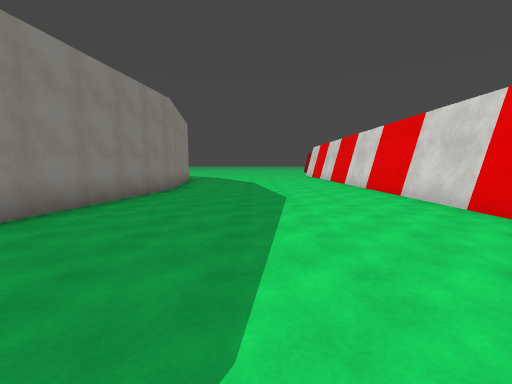
View 1 (above)

19 first-person views from a walk through a scene from a Unity 3-D project. The camera is 1.5 m above the floor, tilts 6° down and sees 90° across. The floor is counted in squares, 2 m on a side. Each view is taken from the middle of a square. On the plan, view 1 faces up. The plan holds only what a view shows up to about 9 squares ahead; the rest is blank. The place goes on beyond the plan. Surface patterns are stand-ins for the level's own textures.

View 2
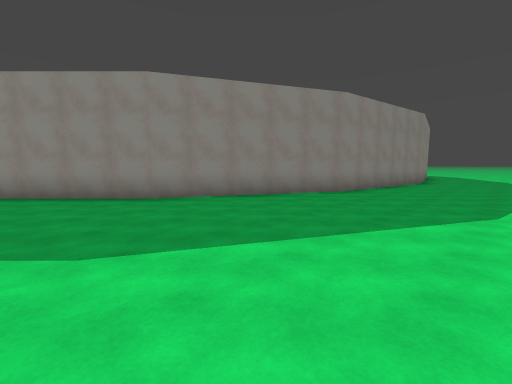

View 3
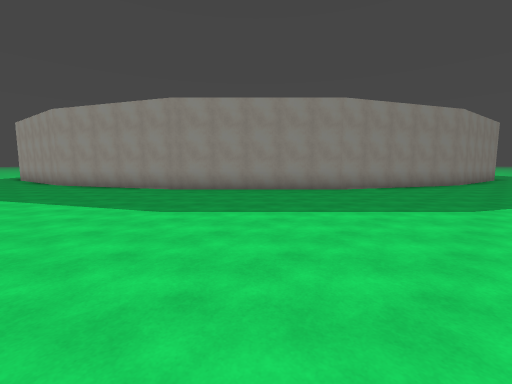

View 4
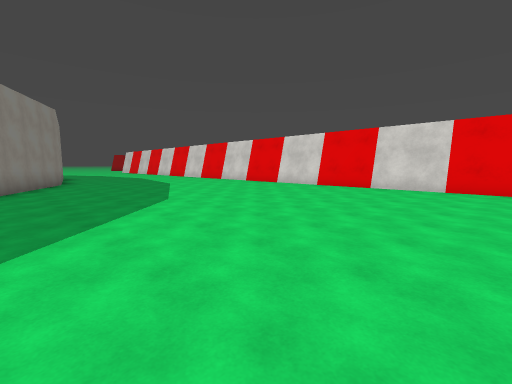

View 5
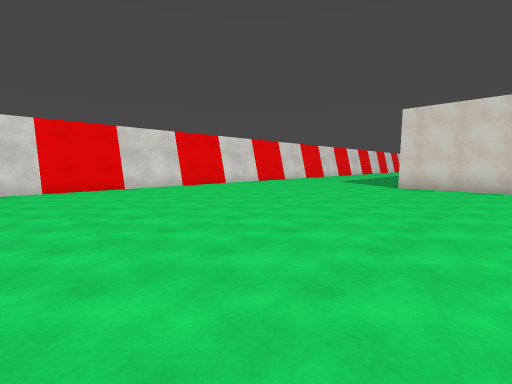

View 6
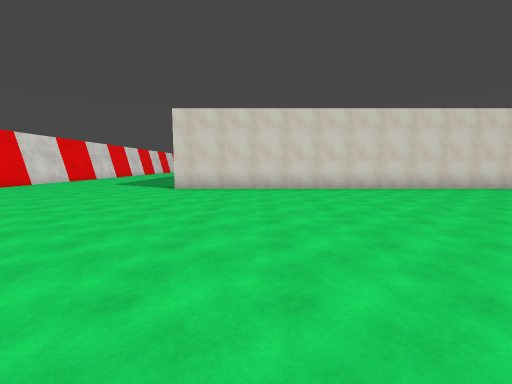

View 7
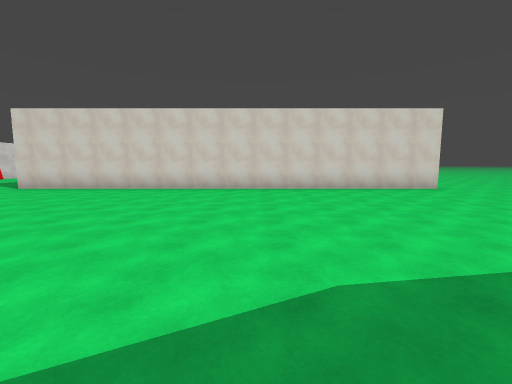

View 8
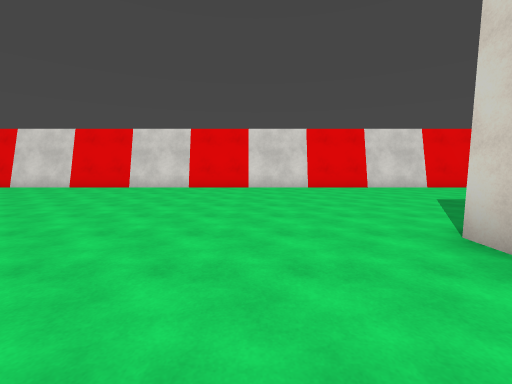

View 9
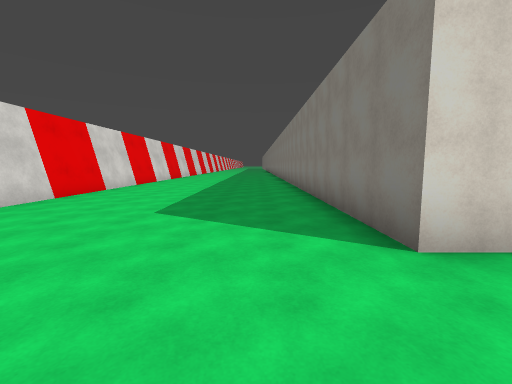

View 10
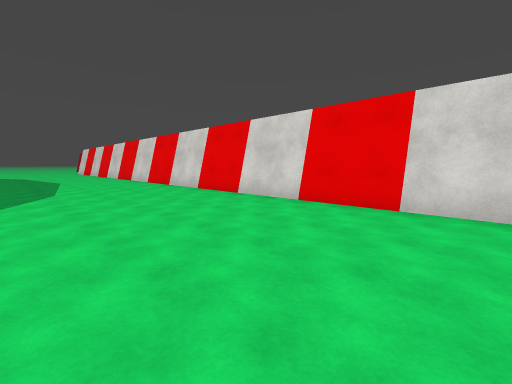

View 11
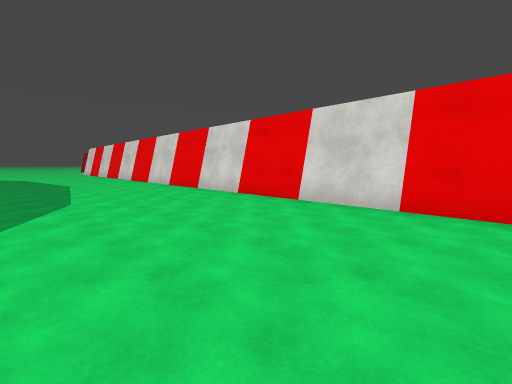

View 12
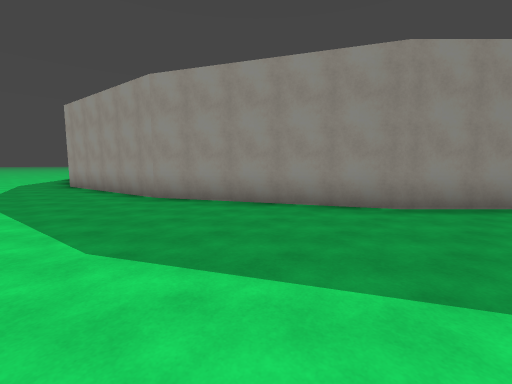

View 13
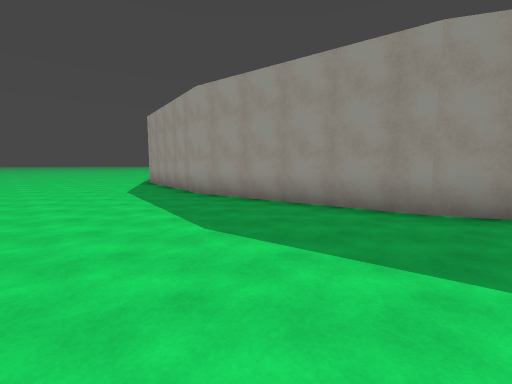

View 14
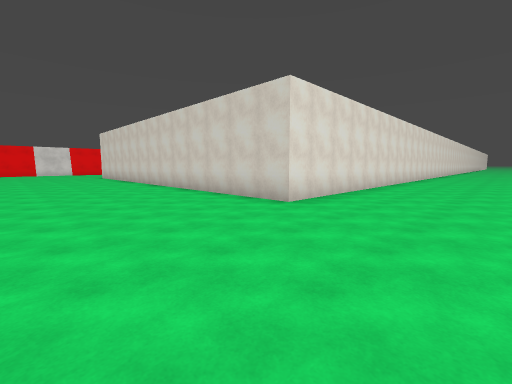

View 15
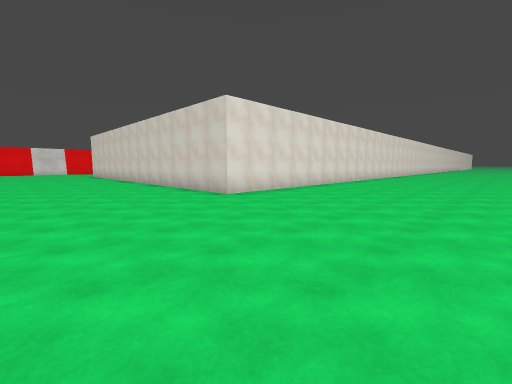

View 16
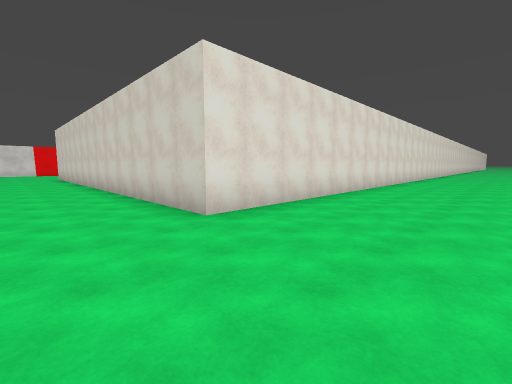

View 17
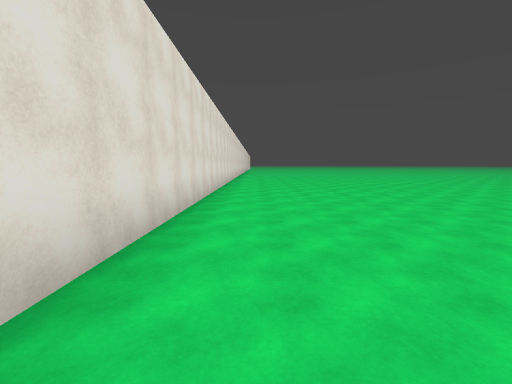

View 18
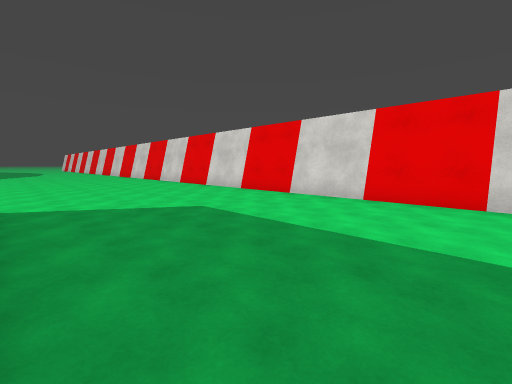

View 19
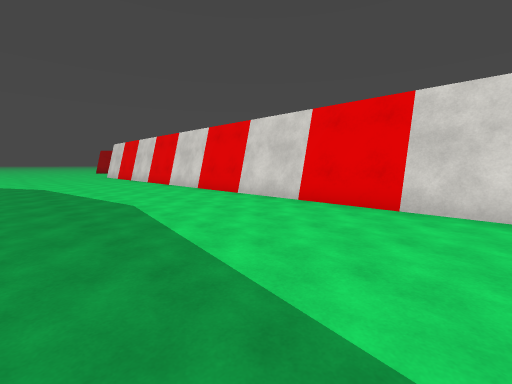

### Floor plan
Points are (right, up) in squares from view 1. A wall is a line through its corners. A room is listed if a view was taken in it or the views show most of it. See-through windows are left out.
Room 1 (views 1, 2, 3, 4, 5, 6, 7, 8, 9, 10, 11, 12, 13, 14, 15, 16, 17, 18, 19)
walls: (3.7, -22.5) (3.7, 8.5); (-15.8, -22.5) (-15.8, -16.1) (-2.4, -16.1) (-2.4, -22.4); (-2.7, 8.5) (-2.6, 8) (-3.4, 2.9) (-5.7, -1.6) (-9.3, -5.2) (-13.8, -7.5) (-18.8, -8.3) (-21.6, -7.9)

Positions as (right, up) in squares from view 1, and headings:
1: (0, 0), facing up
2: (0, -4), facing up-left
3: (-2, -9), facing up-left
4: (-5, -9), facing up-right
5: (-5, -7), facing down-right
6: (-5, -8), facing down
7: (-10, -8), facing down
8: (-5, -14), facing right
9: (-1, -14), facing down
10: (-1, -7), facing up-right
11: (-1, -5), facing up-right
12: (-8, -10), facing up-left
13: (-13, -12), facing up-left
14: (-19, -12), facing down-right
15: (-21, -12), facing down-right
16: (-19, -14), facing down-right
17: (-17, -17), facing down
18: (-2, -22), facing up-right
19: (-1, 1), facing up-right
